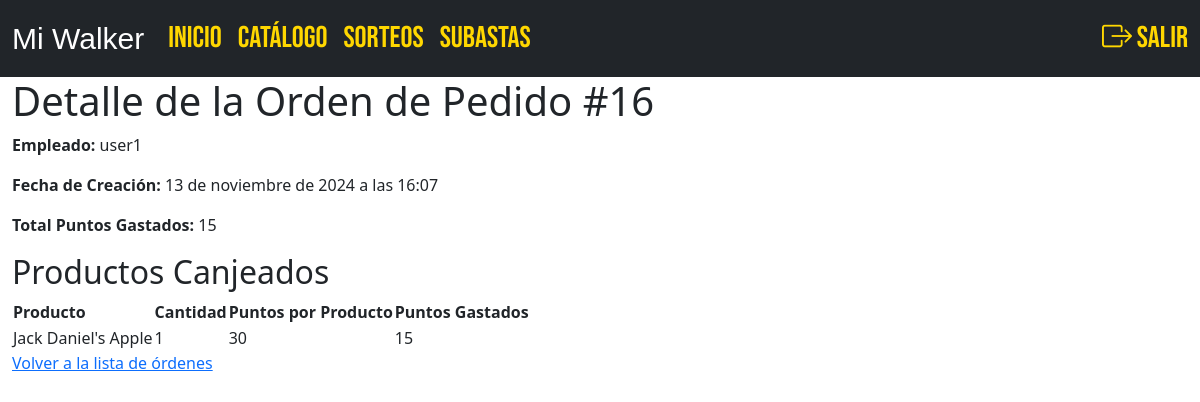
Screenshot of /orden_pedido/orden_pedido/16/ (signed in) with the database file from the repository.
### orden_pedido/models.py (models this page shows, shortened)
class OrdenPedido(models.Model):
    empleado = models.ForeignKey(User, on_delete=models.CASCADE, related_name="ordenes_pedido")
    razon_social = models.ForeignKey(Empleado, on_delete=models.CASCADE, related_name="razon_social")
    estado = models.CharField(max_length=20, default='Pendiente')  # 'pendiente', 'aprobada', 'rechazada'
    fecha_creacion = models.DateTimeField(auto_now_add=True)
    total_puntos = models.IntegerField()

class ProductoCanjeado(models.Model):
    orden = models.ForeignKey(OrdenPedido, on_delete=models.CASCADE, related_name="productos_canjeados")
    producto = models.ForeignKey(Producto, on_delete=models.CASCADE)
    cantidad = models.IntegerField()
    puntos_gastados = models.IntegerField()

### productos/models.py (models this page shows, shortened)
class Producto(models.Model):
    nombre = models.CharField(verbose_name="Nombre", max_length=255)
    descripcion = models.CharField(verbose_name="Descripción", max_length=255)
    imagen = models.ImageField(
        verbose_name="Imagen", upload_to="productos/", null=True, blank=True
    )
    abv = models.FloatField(verbose_name="Alc. (%)")
    contenido = models.FloatField(verbose_name="Cont. Neto (ml)")
    puntos_requeridos = models.PositiveIntegerField(verbose_name="Puntos Requeridos")
    precio_unitario = models.PositiveIntegerField(verbose_name="Precio")
    destacado = models.BooleanField(verbose_name="Destacado", default=False)
    stock = models.PositiveIntegerField(verbose_name="Stock", default=0)
    creado_en = models.DateTimeField(auto_now_add=True)
    categoria = models.ForeignKey(
        Categoria, on_delete=models.CASCADE, verbose_name="Categoría"
    )
    marca = models.ForeignKey(Marca, on_delete=models.CASCADE, verbose_name="Marca")
    pais_origen = models.ForeignKey(
        Procedencia, on_delete=models.CASCADE, verbose_name="País de Origen"
    )
    proveedor = models.ForeignKey(
        Proveedor, on_delete=models.CASCADE, verbose_name="Proveedor"
    )

### orden_pedido/views.py (the view)
# urls.py: path('orden_pedido/<int:orden_id>/', views.detalle_orden_pedido, name='detalle_orden_pedido'),
@staff_member_required
def detalle_orden_pedido(request, orden_id):
    orden = get_object_or_404(OrdenPedido, id=orden_id)
    productos_canjeados = orden.productos_canjeados.all()
    return render(
        request,
        "components/detalle_orden_pedido.html",
        {"orden": orden, "productos_canjeados": productos_canjeados},
    )

### templates/components/detalle_orden_pedido.html
{% extends 'layouts/base.html' %}
{% block content %}
    <h1>Detalle de la Orden de Pedido #{{ orden.id }}</h1>
    <p><strong>Empleado:</strong> {{ orden.empleado.username }}</p>
    <p><strong>Fecha de Creación:</strong> {{ orden.fecha_creacion }}</p>
    <p><strong>Total Puntos Gastados:</strong> {{ orden.total_puntos }}</p>
    <h2>Productos Canjeados</h2>
    <table>
        <thead>
            <tr>
                <th>Producto</th>
                <th>Cantidad</th>
                <th>Puntos por Producto</th>
                <th>Puntos Gastados</th>
            </tr>
        </thead>
        <tbody>
            {% for producto_canjeado in productos_canjeados %}
            <tr>
                <td>{{ producto_canjeado.producto.nombre }}</td>
                <td>{{ producto_canjeado.cantidad }}</td>
                <td>{{ producto_canjeado.producto.puntos_requeridos }}</td>
                <td>{{ producto_canjeado.puntos_gastados }}</td>
            </tr>
            {% endfor %}
        </tbody>
    </table>
    <a href="{% url 'ordenes' %}">Volver a la lista de órdenes</a>
{% endblock %}

### rows the page displays
OrdenPedido: id "16", empleado.username "user1", fecha_creacion "13 de noviembre de 2024 a las 16:07", total_puntos "15"
ProductoCanjeado: producto.nombre "Jack Daniel's Apple", cantidad "1", producto.puntos_requeridos "30", puntos_gastados "15"
